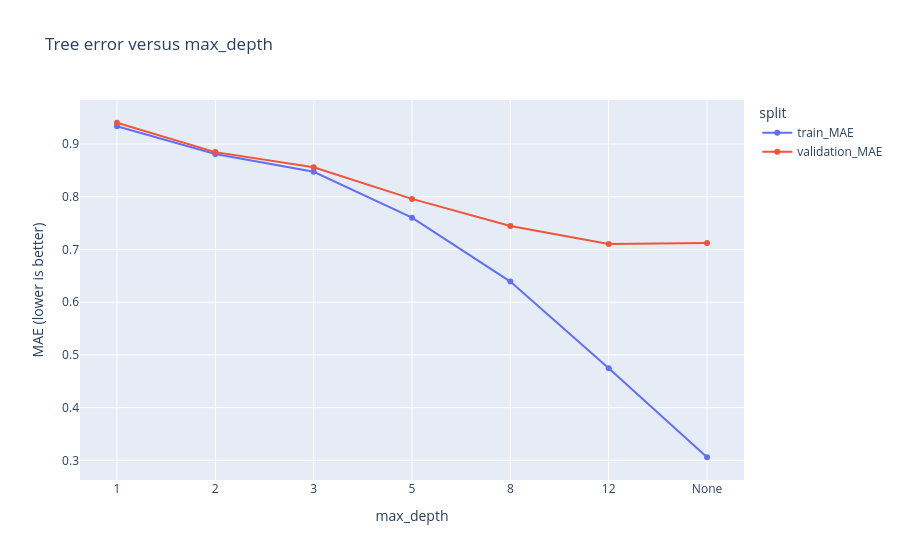
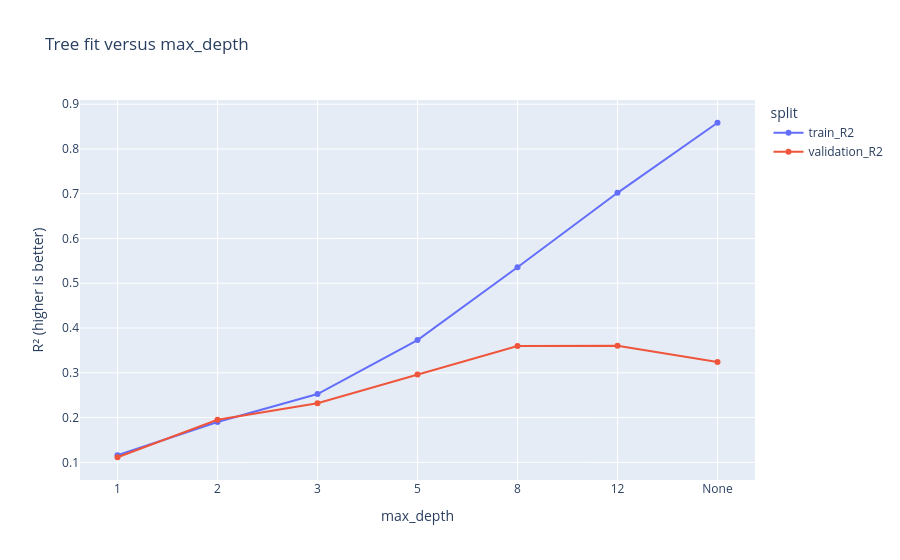

The cell these charts' notebook holds for them, in order:
### Code cell
depth_long = depth_results.melt(
    id_vars="max_depth",
    value_vars=["train_MAE", "validation_MAE"],
    var_name="split",
    value_name="MAE",
)
depth_fig = px.line(
    depth_long, x="max_depth", y="MAE", color="split", markers=True,
    title="Tree error versus max_depth",
    labels={"MAE": "MAE (lower is better)"},
)
depth_fig.show()

depth_r2_long = depth_results.melt(
    id_vars="max_depth",
    value_vars=["train_R2", "validation_R2"],
    var_name="split",
    value_name="R2",
)
depth_r2_fig = px.line(
    depth_r2_long, x="max_depth", y="R2", color="split", markers=True,
    title="Tree fit versus max_depth",
    labels={"R2": "R² (higher is better)"},
)
depth_r2_fig.show()

### Figure 1 — Plotly figure (JSON) as saved in the notebook; plotly's stock layout.template omitted (floating-point values rounded to 4 significant figures)
{"data": [{"hovertemplate": "split=train_MAE<br>max_depth=%{x}<br>MAE (lower is better)=%{y}<extra></extra>", "legendgroup": "train_MAE", "line": {"color": "#636efa", "dash": "solid"}, "marker": {"symbol": "circle"}, "mode": "lines+markers", "name": "train_MAE", "orientation": "v", "showlegend": true, "type": "scatter", "x": ["1", "2", "3", "5", "8", "12", "None"], "xaxis": "x", "y": [0.9335, 0.8812, 0.8473, 0.7603, 0.639, 0.4748, 0.3058], "yaxis": "y"}, {"hovertemplate": "split=validation_MAE<br>max_depth=%{x}<br>MAE (lower is better)=%{y}<extra></extra>", "legendgroup": "validation_MAE", "line": {"color": "#EF553B", "dash": "solid"}, "marker": {"symbol": "circle"}, "mode": "lines+markers", "name": "validation_MAE", "orientation": "v", "showlegend": true, "type": "scatter", "x": ["1", "2", "3", "5", "8", "12", "None"], "xaxis": "x", "y": [0.9403, 0.8846, 0.856, 0.7959, 0.7445, 0.7104, 0.7121], "yaxis": "y"}], "layout": {"legend": {"title": {"text": "split"}, "tracegroupgap": 0}, "title": {"text": "Tree error versus max_depth"}, "xaxis": {"anchor": "y", "domain": [0, 1], "title": {"text": "max_depth"}}, "yaxis": {"anchor": "x", "domain": [0, 1], "title": {"text": "MAE (lower is better)"}}}}

### Figure 2 — Plotly figure (JSON) as saved in the notebook; plotly's stock layout.template omitted (floating-point values rounded to 4 significant figures)
{"data": [{"hovertemplate": "split=train_R2<br>max_depth=%{x}<br>R² (higher is better)=%{y}<extra></extra>", "legendgroup": "train_R2", "line": {"color": "#636efa", "dash": "solid"}, "marker": {"symbol": "circle"}, "mode": "lines+markers", "name": "train_R2", "orientation": "v", "showlegend": true, "type": "scatter", "x": ["1", "2", "3", "5", "8", "12", "None"], "xaxis": "x", "y": [0.1158, 0.1901, 0.2526, 0.3731, 0.5359, 0.7021, 0.8587], "yaxis": "y"}, {"hovertemplate": "split=validation_R2<br>max_depth=%{x}<br>R² (higher is better)=%{y}<extra></extra>", "legendgroup": "validation_R2", "line": {"color": "#EF553B", "dash": "solid"}, "marker": {"symbol": "circle"}, "mode": "lines+markers", "name": "validation_R2", "orientation": "v", "showlegend": true, "type": "scatter", "x": ["1", "2", "3", "5", "8", "12", "None"], "xaxis": "x", "y": [0.1113, 0.1949, 0.232, 0.2964, 0.3599, 0.3604, 0.3241], "yaxis": "y"}], "layout": {"legend": {"title": {"text": "split"}, "tracegroupgap": 0}, "title": {"text": "Tree fit versus max_depth"}, "xaxis": {"anchor": "y", "domain": [0, 1], "title": {"text": "max_depth"}}, "yaxis": {"anchor": "x", "domain": [0, 1], "title": {"text": "R² (higher is better)"}}}}
